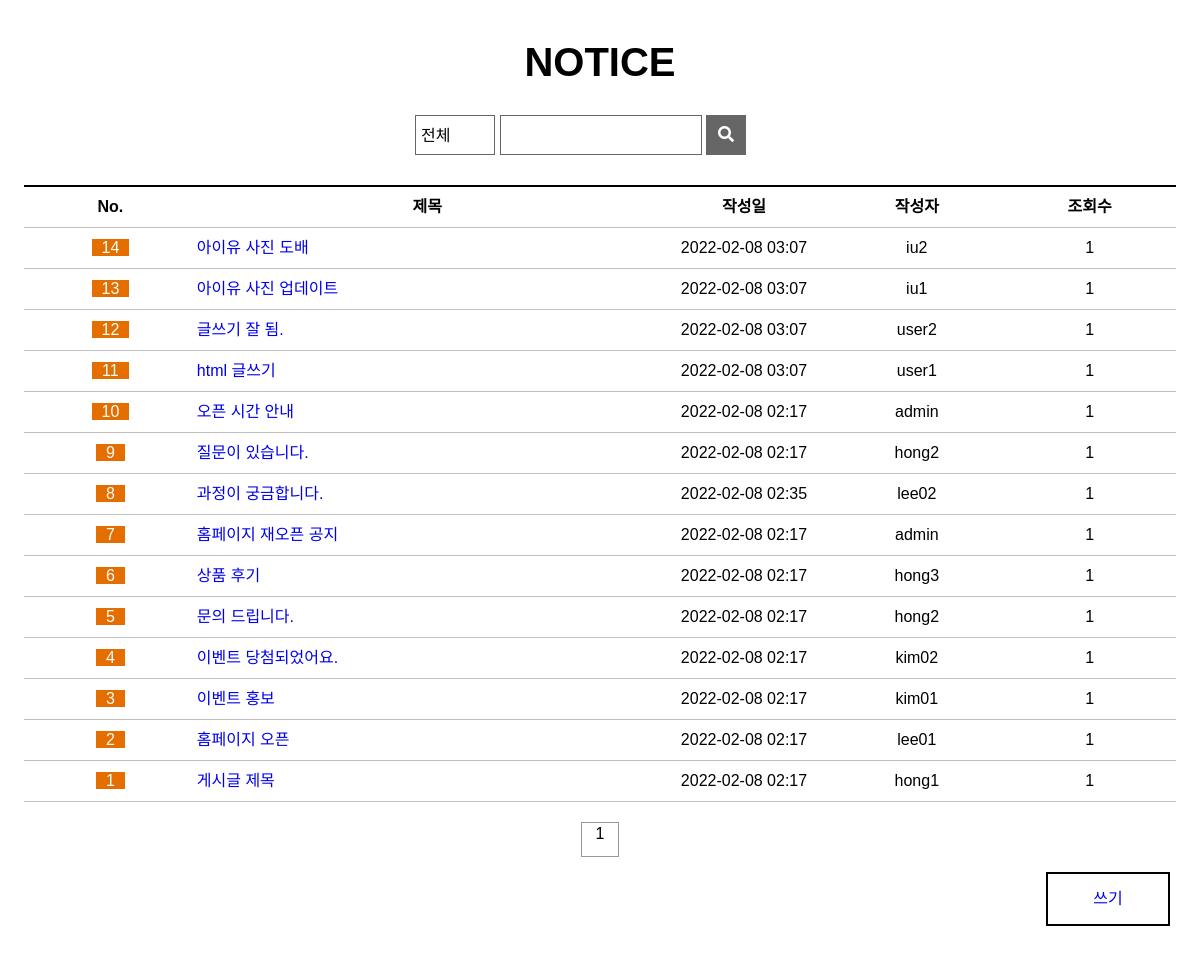
Page /board/blist/ on the earlier database version.
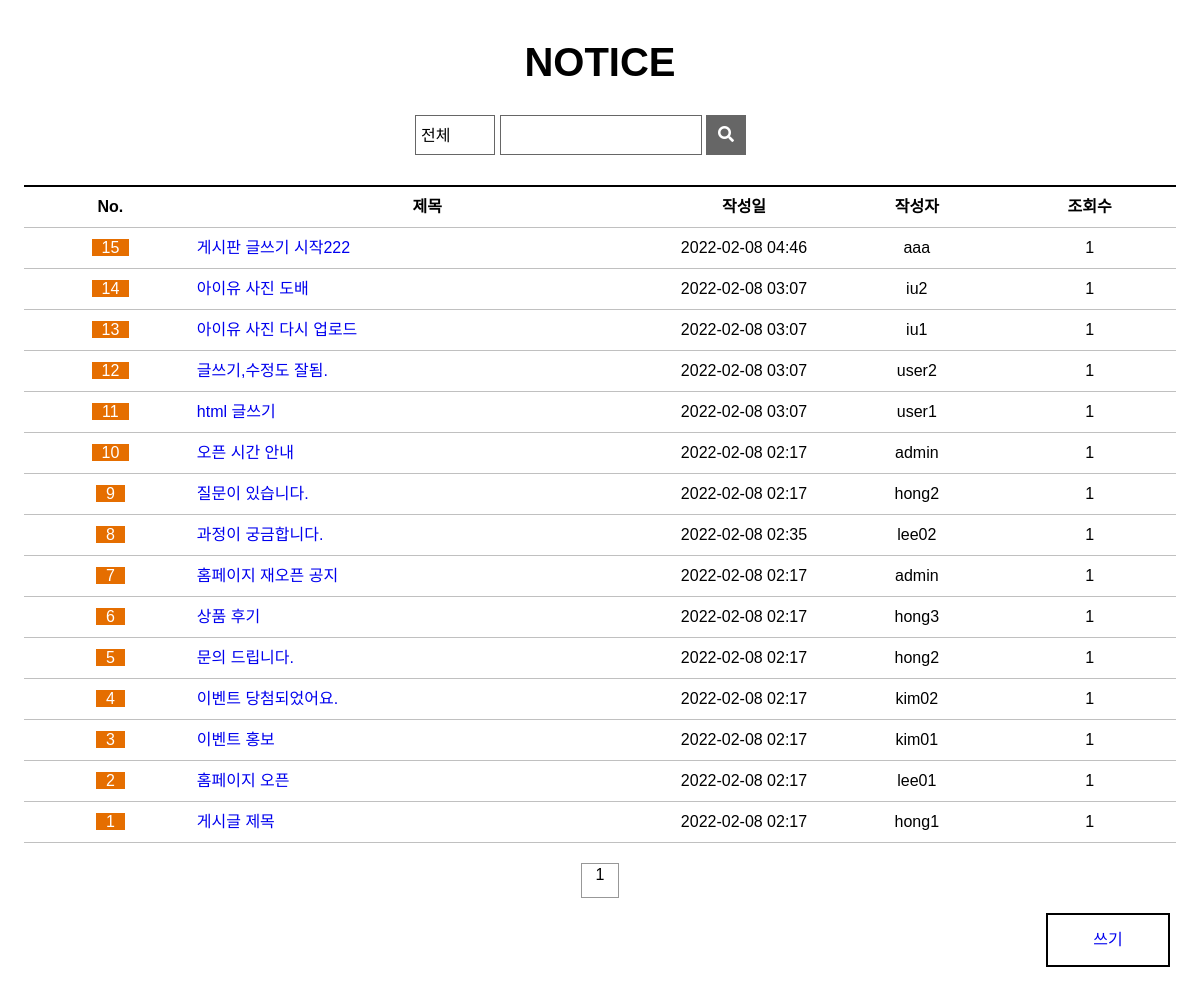
Same page on the later database version.
### board/models.py (models this page shows, shortened)
class Freeboard(models.Model):
    b_no = models.AutoField(primary_key=True)
    b_id = models.CharField(max_length=100)
    b_title = models.CharField(max_length=1000)
    b_content = models.TextField()
    b_date = models.DateTimeField(default=datetime.now(),blank=True)
    b_hit = models.IntegerField(default=1)

### board/views.py (the view)
# urls.py: path('blist/',views.blist,name='blist'),
def blist(request):
    qs = Freeboard.objects.all().order_by('-b_no')
    context = {'blist':qs }
    return render(request,'blist.html',context)

### board/templates/blist.html (shortened to what this page needs)
{% load static %}
<!DOCTYPE html>
<html>
<head>
  <link rel="stylesheet" href="https://cdnjs.cloudflare.com/ajax/libs/font-awesome/5.12.1/css/all.min.css">
  <link rel="stylesheet" href="{% static 'css/style.css' %}">
  <link rel="stylesheet" href="{% static 'css/notice_list.css' %}">
</head>
<body>
<section>
    <h1>NOTICE</h1>
    <div class="wrapper">
      <form action="/search" name="search" method="post">
        <select name="category" id="category">
          <option value="0">전체</option>
        </select>
        <div class="title">
          <input type="text" size="16">
        </div>
        <button type="submit"><i class="fas fa-search"></i></button>
      </form>
    </div>
    <table>
      <colgroup>
        <col width="15%">
        <col width="40%">
        <col width="15%">
        <col width="15%">
        <col width="15%">
      </colgroup>
      <tr>
        <th>No.</th>
        <th>제목</th>
        <th>작성일</th>
        <th>작성자</th>
        <th>조회수</th>
      </tr>
      <tbody id="tbody">
        {% if blist %}
          {% for board in blist %}
          <tr>
            <td><span class='table-notice'>{{board.b_no}}</span></td>
            <td class='table-title' id='pInput'>
              <a href="{% url 'board:bview' board.b_no  %}">{{board.b_title}}</a>
            </td>
            <td>{{board.b_date|date:'Y-m-d H:i'}}</td>
            <td>{{board.b_id}}</td>
            <td>{{board.b_hit}}</td>
          </tr>
          {% endfor %}
        {% else %}
          <tr>
            <td colspans='5'>데이터 없음</td>
          </tr>
        {% endif %}
      </tbody>
    </table>
    <ul class="page-num">
      <li class="first"></li>
      <li class="prev"></li>
      <li class="num"><div>1</div></li>
      <li class="next"></li>
      <li class="last"></li>
    </ul>
    <a href="{% url 'board:bwrite' %}"><div class="write">쓰기</div></a>
  </section>
</body>
</html>

Differences in the rows shown:
added Freeboard: b_no "15", b_title "게시판 글쓰기 시작222", b_date "2022-02-08 04:46", b_id "aaa", b_hit "1"
changed Freeboard "iu1": b_title "아이유 사진 업데이트" → "아이유 사진 다시 업로드"
changed Freeboard "user2": b_title "글쓰기 잘 됨." → "글쓰기,수정도 잘됨."
